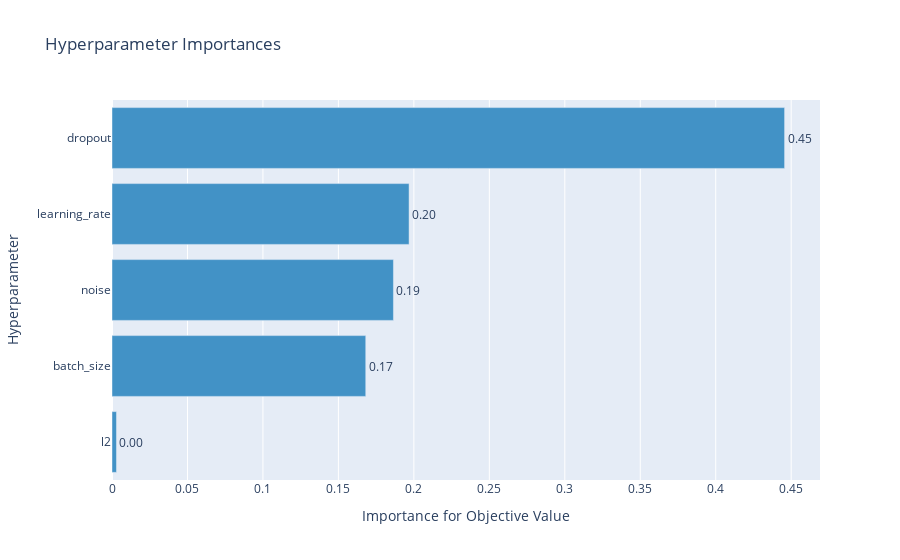

The notebook cell saved with this chart:
### Code cell
optuna.visualization.plot_param_importances(study)

### Figure 1 — Plotly figure (JSON) as saved in the notebook; plotly's stock layout.template omitted (floating-point values rounded to 4 significant figures)
{"data": [{"cliponaxis": false, "hovertemplate": ["l2 (LogUniformDistribution): 0.002970409515801342<extra></extra>", "batch_size (IntUniformDistribution): 0.16811885452101177<extra></extra>", "noise (LogUniformDistribution): 0.1864608827954291<extra></extra>", "learning_rate (LogUniformDistribution): 0.196821626961839<extra></extra>", "dropout (UniformDistribution): 0.44562822620591874<extra></extra>"], "marker": {"color": "rgb(66,146,198)"}, "orientation": "h", "text": ["0.002970409515801342", "0.16811885452101177", "0.1864608827954291", "0.196821626961839", "0.44562822620591874"], "textposition": "outside", "texttemplate": "%{text:.2f}", "type": "bar", "x": [0.00297, 0.1681, 0.1865, 0.1968, 0.4456], "y": ["l2", "batch_size", "noise", "learning_rate", "dropout"]}], "layout": {"showlegend": false, "title": {"text": "Hyperparameter Importances"}, "xaxis": {"title": {"text": "Importance for Objective Value"}}, "yaxis": {"title": {"text": "Hyperparameter"}}}}
